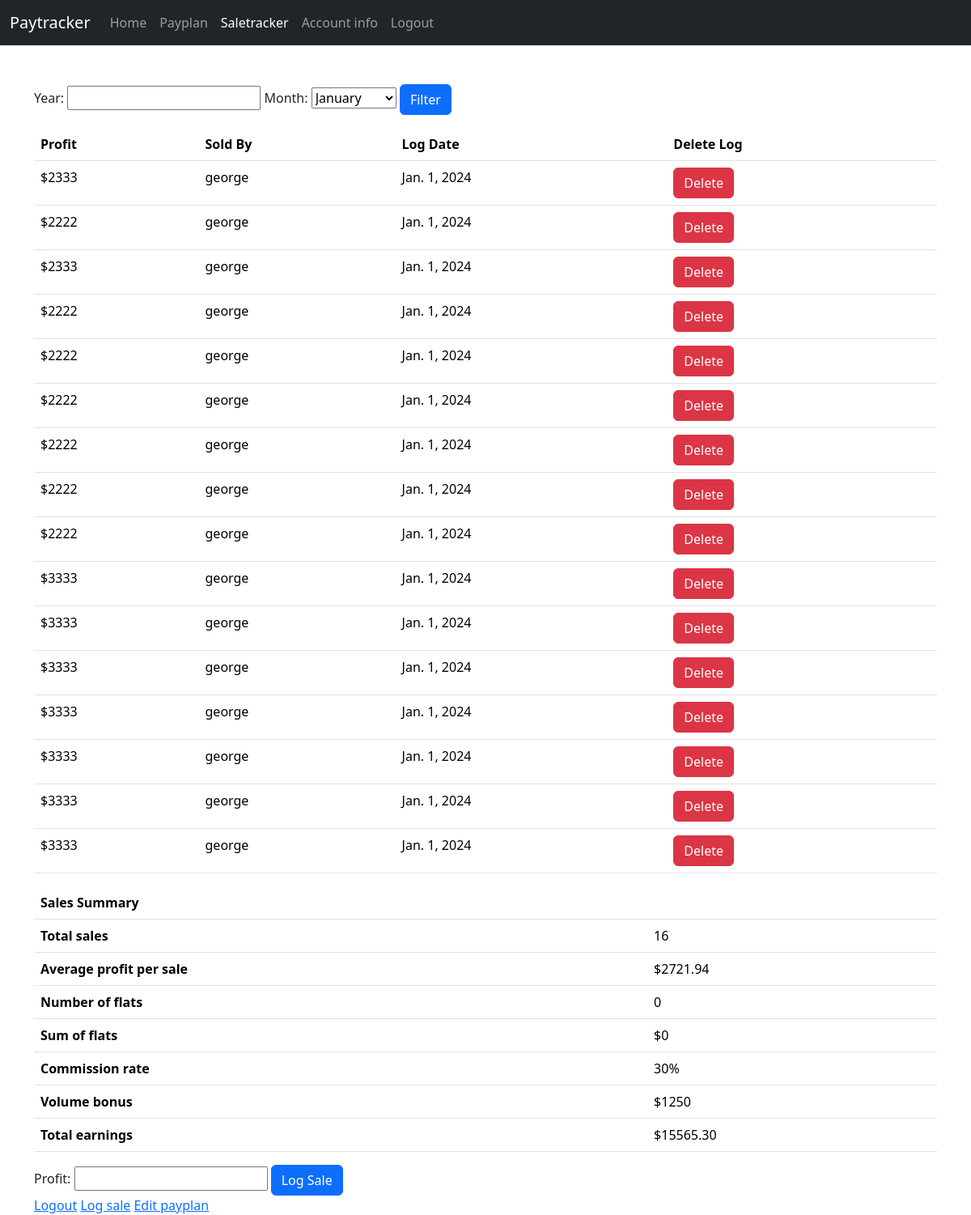
The app's page /saletracker/ (signed in) with its own data.
### payplan/models.py (models this page shows)
class Sale(models.Model):
    profit = models.IntegerField()
    salecredit = models.ForeignKey(User, on_delete=models.CASCADE)
    datelogged = models.DateField(default=timezone.now)
    def __str__(self):
        return f"Profit: ${self.profit} Credit:{self.salecredit} Date:{self.datelogged}"

### saletracker/views.py (the view, shortened to what this page needs)
# urls.py: path("", views.index, name="index")
def index(request):
    if not request.user.is_authenticated:
        return HttpResponseRedirect(reverse("login"))
    current_user = request.user
    if not Sale.objects.filter(salecredit=current_user).exists():
        return render(request, "saletracker/index.html", {
            "message": "No sales logged",
            "form": LogSaleForm(),
            "date": DateForm()
        })
    if  request.method == "GET":
        current_user = request.user
        sales = Sale.objects.filter(salecredit=current_user.id)
        print(sales)
        if not sales:
            return render(request, "saletracker/index.html", {
            "message": "No sales logged",
            "form": LogSaleForm(),
            "date": DateForm(),
            })
        total_sales = sales.count()
        payplan = Payplan.objects.all()
        bonus = VolumeBonus.objects.all()
        bonus = bonus.filter(sales_required__lte=total_sales).order_by('-bonus').first().bonus
        comm_rate = payplan.filter(totalsales__lte=total_sales).order_by('-commission').first().commission
        flat = Flat.objects.all()
        flat = flat.filter(sales_required__lte=total_sales).order_by('-flat_amount').first().flat_amount
        payable_amount = 0
        flat_count = 0
        flat_sum = 0
        payable_profit = 0
        for sale in sales:
            if (sale.profit * (comm_rate / 100)) < flat:
                payable_amount += flat
                flat_count += 1
                flat_sum += flat
            else:
                payable_profit += sale.profit
        total_profit = payable_profit * 100
        payable_amount += ((total_profit * (comm_rate / 100)) / 100) + bonus
        payable_average = sales.aggregate(Avg('profit'))
        payable_average = payable_average['profit__avg']
        total_profit = total_profit / 100
        return render(request, "saletracker/index.html", {
            "profit": format(total_profit, ".2f"),
            "sales": sales,
            "commission": format(payable_amount, ".2f"),
            "bonus": bonus,
            "total_sold": total_sales,
            "avg_earned": format(payable_average, ".2f"),
            "flat_count": flat_count,
            "flat_sum": flat_sum,
            "comm_rate": comm_rate,
            "earnings": format(payable_amount + bonus, ".2f"),
            "form": LogSaleForm(),
            "date": DateForm()
        })

### saletracker/views.py
class LogSaleForm(forms.Form):
    profit = forms.IntegerField(label="Profit")

### payplan/forms.py
class DateForm(forms.Form):
    choices = [
        (1, "January"),
        (2, "February"),
        (3, "March"),
        (4, "April"),
        (5, "May"),
        (6, "June"),
        (7, "July"),
        (8, "August"),
        (9, "September"),
        (10, "October"),
        (11, "November"),
        (12, "December")
    ]
    year = forms.IntegerField(required=False)
    month = forms.ChoiceField(choices=choices)

### saletracker/templates/saletracker/index.html (shortened to what this page needs)
{% extends "saletracker/layout.html" %}
{% block body %}
<form action="{% url 'saletracker:index' %}" method="post" class="mb-3">
        {{ date }}
    <button type="submit" class="btn btn-primary">Filter</button>
</form>
        <table class="table">
            <thead>
                <tr>
                    <th scope="col">Profit</th>
                    <th scope="col">Sold By</th>
                    <th scope="col">Log Date</th>
                    <th scope="col">Delete Log</th>
                </tr>
            </thead>
            <tbody>
            {% for sale in sales %}
        <tr>
            <td>${{ sale.profit }}</td>
            <td>{{ sale.salecredit }}</td>
            <td>{{ sale.datelogged }}</td>
            <td>
                <form action="{% url 'saletracker:log_delete' pk=sale.id %}" method="post">
                <button type="submit" class="btn btn-danger">Delete</button>
            </form>
            </td>
        </tr>
        {% empty %}
        <h1>{{ message }}</h1>
        {% endfor %}
    </tbody>
    </table>
    <table class="table">
        <thead>
          <tr>
            <th scope="col">Sales Summary</th>
            <th scope="col"></th>
          </tr>
        </thead>
        <tbody>
            <tr>
                <th scope="row">Total sales</th>
                <td>{{ total_sold }}</td>
            </tr>
            <tr>
                <th scope="row">Average profit per sale</th>
                <td>${{ avg_earned }}</td>
            </tr>
            <tr>
                <th scope="row">Number of flats</th>
                <td>{{ flat_count }}</td>
            </tr>
            <tr>
                <th scope="row">Sum of flats</th>
                <td>${{ flat_sum }}</td>
          </tr>
          <tr>
              <th scope="row">Commission rate</th>
              <td>{{ comm_rate }}%</td>
            </tr>
            <tr>
              <th scope="row">Volume bonus</th>
              <td>${{ bonus }}</td>
            </tr>
          <tr>
            <th scope="row">Total earnings</th>
            <td>${{ earnings }}</td>
          </tr>
        </tbody>
      </table>
    <form action="{% url 'saletracker:log' %}" method="post">
        {{ form }}
        <button type="submit" class="btn btn-primary">Log Sale</button>
    <br>
    <a href="{% url 'users:logout' %}">Logout</a>
    <a href="{% url 'saletracker:log' %}">Log sale</a>
    <a href="{% url 'payplan:index' %}">Edit payplan</a>
{% endblock %}

### saletracker/templates/saletracker/layout.html (shortened to what this page needs)
<!doctype html>
<html lang="en">
  <head>
    <link href="https://cdn.jsdelivr.net/npm/bootstrap@5.3.2/dist/css/bootstrap.min.css" rel="stylesheet">
  </head>
  <body>
    <nav class="navbar navbar-expand-lg navbar-dark bg-dark">
      <div class="container-fluid">
        <a class="navbar-brand" href="{% url 'homepage:index' %}">Paytracker</a>
        <div class="collapse navbar-collapse" id="navbarNavAltMarkup">
          <div class="navbar-nav">
              <a class="nav-link" aria-current="page" href="{% url 'homepage:index' %}">Home</a>
              <a class="nav-link" aria-current="page" href="{% url 'payplan:index' %}">Payplan</a>
              <a class="nav-link active" aria-current="page" href="{% url 'saletracker:index' %}">Saletracker</a>
              {% if user.is_authenticated %}
              <a class="nav-link" aria-current="page" href="{% url 'users:index' %}">Account info</a>
              <a class="nav-link" aria-current="page" href="{% url 'users:logout' %}">Logout</a>
              {% endif %}
            </div>
        </div>
      </div>
    </nav>
    <br><br>
    <div class="container">
        {% block body %}
        {% endblock %}
        </div>
</body>
</html>

### records on screen
Sale: profit "2333", salecredit "george", datelogged "Jan. 1, 2024"
Sale: profit "2222", salecredit "george", datelogged "Jan. 1, 2024"
Sale: profit "2333", salecredit "george", datelogged "Jan. 1, 2024"
Sale: profit "2222", salecredit "george", datelogged "Jan. 1, 2024"
Sale: profit "2222", salecredit "george", datelogged "Jan. 1, 2024"
Sale: profit "2222", salecredit "george", datelogged "Jan. 1, 2024"
Sale: profit "2222", salecredit "george", datelogged "Jan. 1, 2024"
Sale: profit "2222", salecredit "george", datelogged "Jan. 1, 2024"
Sale: profit "2222", salecredit "george", datelogged "Jan. 1, 2024"
Sale: profit "3333", salecredit "george", datelogged "Jan. 1, 2024"
Sale: profit "3333", salecredit "george", datelogged "Jan. 1, 2024"
Sale: profit "3333", salecredit "george", datelogged "Jan. 1, 2024"
Sale: profit "3333", salecredit "george", datelogged "Jan. 1, 2024"
Sale: profit "3333", salecredit "george", datelogged "Jan. 1, 2024"
Sale: profit "3333", salecredit "george", datelogged "Jan. 1, 2024"
Sale: profit "3333", salecredit "george", datelogged "Jan. 1, 2024"

### other values on screen
{{ total_sold }} "16"
{{ avg_earned }} "2721.94"
{{ flat_count }} "0"
{{ flat_sum }} "0"
{{ comm_rate }} "30"
{{ bonus }} "1250"
{{ earnings }} "15565.30"
